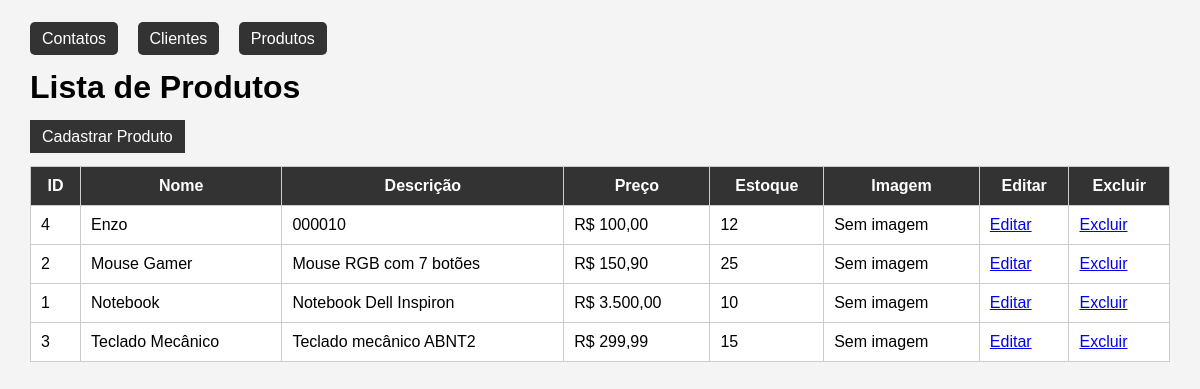
/produtos.php, run on the app's committed database.
### tables this page shows
CREATE TABLE `produtos` (
  `id` int(11) NOT NULL,
  `nome` varchar(100) NOT NULL,
  `descricao` text DEFAULT NULL,
  `preco` decimal(10,2) NOT NULL,
  `estoque` int(11) NOT NULL,
  `created_at` timestamp NOT NULL DEFAULT current_timestamp(),
  `imagem` varchar(255) DEFAULT NULL
);

### funcoes_produtos.php (the view)
<?php
function obterProdutos(PDO $pdo): array {
    $stmt = $pdo->query('SELECT * FROM produtos ORDER BY nome');
    return $stmt->fetchAll();
}
function exibirTabelaProdutos(array $produtos): void {
    echo '<table border="1" cellpadding="10">';
    echo '<tr>';
    echo '<th>ID</th>';
    echo '<th>Nome</th>';
    echo '<th>Descrição</th>';
    echo '<th>Preço</th>';
    echo '<th>Estoque</th>';
    echo '<th>Imagem</th>';
    echo '<th>Editar</th>';
    echo '<th>Excluir</th>';
    echo '</tr>';
    foreach ($produtos as $produto) {
        echo '<tr>';
        echo '<td>' . $produto['id'] . '</td>';
        echo '<td>' . htmlspecialchars($produto['nome']) . '</td>';
        echo '<td>' . htmlspecialchars($produto['descricao']) . '</td>';
        echo '<td>R$ ' . number_format($produto['preco'], 2, ',', '.') . '</td>';
        echo '<td>' . $produto['estoque'] . '</td>';
        if (!empty($produto['imagem'])) {
            echo '<td><img src="uploads/' . htmlspecialchars($produto['imagem']) . '" width="80"></td>';
        } else {
            echo '<td>Sem imagem</td>';
        }
        echo '<td><a href="editar_produto.php?id=' . $produto['id'] . '">Editar</a></td>';
        echo '<td><a href="excluir_produto.php?id=' . $produto['id'] . '">Excluir</a></td>';
        echo '</tr>';
    }
    echo '</table>';
}

### cabecalho.php (shortened to what this page needs)
<!DOCTYPE html>
<html lang="pt-BR">
<head>
</head>
<body>
<nav>
    <a href="index.php">Contatos</a>
    <a href="clientes.php">Clientes</a>
    <a href="produtos.php">Produtos</a>
</nav>

### produtos.php
<?php
require_once 'config.php';
include 'cabecalho.php';
include_once 'funcoes_produtos.php';
$produtos = obterProdutos($pdo);
?>
<h1>Lista de Produtos</h1>
<a class="btn" href="cadastro_produto.php">Cadastrar Produto</a>
<?php exibirTabelaProdutos($produtos); ?>
</body>
</html>

### cabecalho.php (style rules this page uses)
body { font-family: Arial, sans-serif; margin: 30px; background: #f4f4f4; }
nav { margin-bottom: 20px; }
nav a { margin-right: 15px; text-decoration: none; background: #333; color: white; padding: 8px 12px; border-radius: 5px; }
table { width: 100%; background: white; border-collapse: collapse; margin-top: 20px; }
th, td { padding: 10px; border: 1px solid #ccc; }
th { background: #333; color: white; }
button, .btn { background: #333; color: white; border: none; padding: 8px 12px; text-decoration: none; cursor: pointer; }

### data on the page
produtos: id "4", nome "Enzo", descricao "000010", preco "100,00", estoque "12", shows "Sem imagem"
produtos: id "2", nome "Mouse Gamer", descricao "Mouse RGB com 7 botões", preco "150,90", estoque "25", shows "Sem imagem"
produtos: id "1", nome "Notebook", descricao "Notebook Dell Inspiron", preco "3.500,00", estoque "10", shows "Sem imagem"
produtos: id "3", nome "Teclado Mecânico", descricao "Teclado mecânico ABNT2", preco "299,99", estoque "15", shows "Sem imagem"
